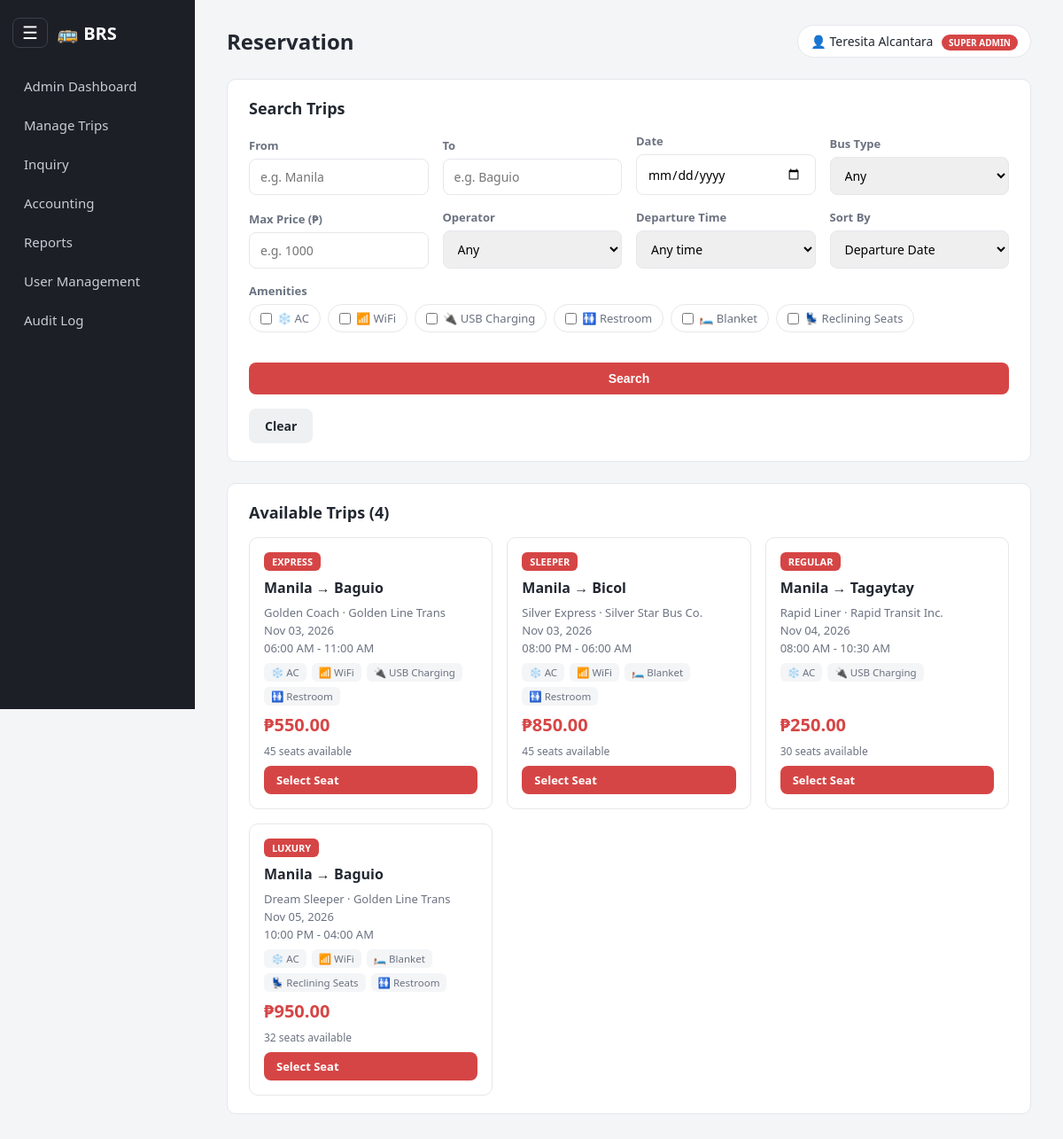
/reservation.php (signed in), run on the app's committed database.
### tables this page shows
CREATE TABLE IF NOT EXISTS users (
    id INT AUTO_INCREMENT PRIMARY KEY,
    username VARCHAR(100) NOT NULL,
    email VARCHAR(150) NOT NULL UNIQUE,
    phone VARCHAR(20) DEFAULT NULL UNIQUE,           
    password VARCHAR(255) NOT NULL,
    role ENUM('user','admin','superadmin') NOT NULL DEFAULT 'user',    
    remember_token VARCHAR(255) DEFAULT NULL,
    created_at TIMESTAMP DEFAULT CURRENT_TIMESTAMP
);

CREATE TABLE IF NOT EXISTS trips (
    id INT AUTO_INCREMENT PRIMARY KEY,
    bus_id INT NOT NULL,
    origin VARCHAR(100) NOT NULL,
    destination VARCHAR(100) NOT NULL,
    travel_date DATE NOT NULL,
    departure_time TIME NOT NULL,
    arrival_time TIME NOT NULL,
    fare DECIMAL(10,2) NOT NULL,
    available_seats INT NOT NULL,
    bus_type ENUM('Express','Sleeper','Luxury','Regular') NOT NULL DEFAULT 'Regular',
    amenities VARCHAR(255) DEFAULT 'AC,USB Charging',
    pickup_points VARCHAR(255) NOT NULL DEFAULT 'Main Terminal',
    dropoff_points VARCHAR(255) NOT NULL DEFAULT 'Main Terminal',
    origin_terminal_id INT DEFAULT NULL,
    destination_terminal_id INT DEFAULT NULL,
    FOREIGN KEY (bus_id) REFERENCES buses(id) ON DELETE CASCADE
);

CREATE TABLE IF NOT EXISTS buses (
    id INT AUTO_INCREMENT PRIMARY KEY,
    bus_number VARCHAR(50) NOT NULL,
    bus_name VARCHAR(100) NOT NULL,
    operator VARCHAR(100) NOT NULL DEFAULT 'Bus Reservation System',
    seat_capacity INT NOT NULL DEFAULT 45,
    seat_layout ENUM('2x2','2x1') NOT NULL DEFAULT '2x2',
    decks ENUM('Single','Double') NOT NULL DEFAULT 'Single'
);

### includes/auth.php (called while the page is built, shortened)
<?php
function refreshSignedInUser($conn) {
    $stmt = $conn->prepare("SELECT username, role FROM users WHERE id = ?");
    $stmt->bind_param("i", $_SESSION['user_id']);
    $stmt->execute();
    $user = $stmt->get_result()->fetch_assoc();
}
if (isset($_SESSION['user_id'])) {
    require_once __DIR__ . '/db.php';
    refreshSignedInUser($conn);
}
function currentRole() { return $_SESSION['role'] ?? 'user'; }
function isStaffRole($role) { return $role === 'admin' || $role === 'superadmin'; }
function isStaff() { return isStaffRole(currentRole()); }
function isSuperAdmin() { return currentRole() === 'superadmin'; }
function roleLabel($role) {
    return ['superadmin' => 'Super Admin', 'admin' => 'Admin'][$role] ?? 'User';
}
?>

### includes/helpers.php (called while the page is built, shortened)
<?php
function amenityIcon($amenity) {
    $map = [
        'AC' => '❄️', 'WiFi' => '📶', 'USB Charging' => '🔌', 'Restroom' => '🚻',
        'Blanket' => '🛏️', 'Reclining Seats' => '💺',
    ];
    return $map[$amenity] ?? '✔️';
}
?>

### reservation.php (the view, shortened to what this page needs)
<?php
require_once 'includes/auth.php';
require_once 'includes/db.php';
require_once 'includes/helpers.php';
$pageTitle = "Reservation";
$origin = $_GET['origin'] ?? '';
$destination = $_GET['destination'] ?? '';
$date = $_GET['date'] ?? '';
$maxPrice = $_GET['max_price'] ?? '';
$selectedAmenities = array_values(array_intersect((array) ($_GET['amenities'] ?? []), FILTER_AMENITIES));
$sortBy = $_GET['sort'] ?? 'date';
$sql = "SELECT t.id, b.bus_name, b.operator, t.origin, t.destination, t.travel_date, t.departure_time, t.arrival_time,
               t.fare, t.available_seats, t.bus_type, t.amenities
        FROM trips t JOIN buses b ON t.bus_id = b.id
        WHERE t.travel_date >= CURDATE()";
switch ($sortBy) {
    default: $sql .= " ORDER BY t.travel_date ASC, t.departure_time ASC";
}
$stmt = $conn->prepare($sql);
$stmt->execute();
$trips = $stmt->get_result();
include 'includes/header.php';
?>
<section class="panel">
    <div class="panel-head"><h2>Search Trips</h2></div>
    <form method="GET" action="reservation.php" class="inline-form">
        <div class="form-field">
            <label>From</label>
            <input type="text" name="origin" value="<?php echo htmlspecialchars($origin); ?>" placeholder="e.g. Manila">
        </div>
        <div class="form-field">
            <label>To</label>
            <input type="text" name="destination" value="<?php echo htmlspecialchars($destination); ?>" placeholder="e.g. Baguio">
        </div>
        <div class="form-field">
            <label>Date</label>
            <input type="date" name="date" value="<?php echo htmlspecialchars($date); ?>">
        </div>
        <div class="form-field">
            <label>Bus Type</label>
            <select name="bus_type">
                <option value="">Any</option>
            </select>
        </div>
        <div class="form-field">
            <label>Max Price (₱)</label>
            <input type="number" name="max_price" value="<?php echo htmlspecialchars($maxPrice); ?>" placeholder="e.g. 1000">
        </div>
        <div class="form-field">
            <label>Operator</label>
            <select name="operator">
                <option value="">Any</option>
            </select>
        </div>
        <div class="form-field">
            <label>Departure Time</label>
            <select name="depart_time">
                <option value="">Any time</option>
            </select>
        </div>
        <div class="form-field">
            <label>Sort By</label>
            <select name="sort">
                <option value="date" <?php echo $sortBy === 'date' ? 'selected' : ''; ?>>Departure Date</option>
            </select>
        </div>
        <div class="form-field amenity-filter">
            <label>Amenities</label>
            <div class="amenity-options">
                <?php foreach (FILTER_AMENITIES as $a): ?>
                    <label class="amenity-option">
                        <input type="checkbox" name="amenities[]" value="<?php echo htmlspecialchars($a); ?>" <?php echo in_array($a, $selectedAmenities, true) ? 'checked' : ''; ?>>
                        <?php echo amenityIcon($a); ?> <?php echo htmlspecialchars($a); ?>
                    </label>
                <?php endforeach; ?>
            </div>
        </div>
        <button type="submit" class="btn-primary">Search</button>
        <a href="reservation.php" class="btn-secondary">Clear</a>
    </form>
</section>
<section class="panel">
    <div class="panel-head"><h2>Available Trips (<?php echo $trips->num_rows; ?>)</h2></div>
    <div class="trip-grid">
        <?php if ($trips->num_rows === 0): ?>
            <p class="empty-row">No trips match your search. Try adjusting your filters.</p>
        <?php else: while ($t = $trips->fetch_assoc()): ?>
            <div class="trip-card">
                <div class="trip-type-badge"><?php echo htmlspecialchars($t['bus_type']); ?></div>
                <div class="trip-route"><?php echo htmlspecialchars($t['origin']); ?> → <?php echo htmlspecialchars($t['destination']); ?></div>
                <div class="trip-meta">
                    <span><?php echo htmlspecialchars($t['bus_name']); ?> · <?php echo htmlspecialchars($t['operator']); ?></span>
                    <span><?php echo date('M d, Y', strtotime($t['travel_date'])); ?></span>
                    <span><?php echo date('h:i A', strtotime($t['departure_time'])); ?> - <?php echo date('h:i A', strtotime($t['arrival_time'])); ?></span>
                </div>
                <div class="trip-amenities">
                    <?php foreach (array_filter(explode(',', $t['amenities'])) as $a): ?>
                        <span class="amenity-chip"><?php echo amenityIcon(trim($a)); ?> <?php echo htmlspecialchars(trim($a)); ?></span>
                    <?php endforeach; ?>
                </div>
                <div class="trip-card-footer">
                    <div class="trip-fare">₱<?php echo number_format($t['fare'], 2); ?></div>
                    <div class="trip-seats"><?php echo $t['available_seats']; ?> seats available</div>
                    <?php if ($t['available_seats'] > 0): ?>
                        <a href="seat_selection.php?trip_id=<?php echo $t['id']; ?>" class="btn-primary btn-small">Select Seat</a>
                    <?php else: ?>
                        <button class="btn-primary btn-small" disabled>Fully Booked</button>
                    <?php endif; ?>
                </div>
            </div>
        <?php endwhile; endif; ?>
    </div>
</section>
<?php include 'includes/footer.php'; ?>

### includes/header.php (shortened to what this page needs)
<!DOCTYPE html>
<html lang="en">
<head>
<link rel="stylesheet" href="css/style.css?v=<?php echo filemtime(__DIR__ . '/../css/style.css'); ?>">
</head>
<body>
<div class="layout">
    <aside class="sidebar">
        <div class="sidebar-brand">🚌 BRS</div>
        <button type="button" class="sidebar-toggle" id="sidebarToggle" aria-label="Menu" aria-expanded="false">☰</button>
        <div class="sidebar-menu" id="sidebarMenu">
        <nav>
            <?php $currentPage = basename($_SERVER['PHP_SELF']); ?>
            <?php if (isStaff()): ?>
                <a href="admin_dashboard.php" class="<?php echo $currentPage == 'admin_dashboard.php' ? 'active' : ''; ?>">Admin Dashboard</a>
                <a href="manage_trips.php" class="<?php echo $currentPage == 'manage_trips.php' ? 'active' : ''; ?>">Manage Trips</a>
                <a href="inquiry.php" class="<?php echo $currentPage == 'inquiry.php' ? 'active' : ''; ?>">Inquiry</a>
                <a href="accounting.php" class="<?php echo $currentPage == 'accounting.php' ? 'active' : ''; ?>">Accounting</a>
                <a href="reports.php" class="<?php echo $currentPage == 'reports.php' ? 'active' : ''; ?>">Reports</a>
                <?php if (isSuperAdmin()): ?>
                    <a href="user_management.php" class="<?php echo $currentPage == 'user_management.php' ? 'active' : ''; ?>">User Management</a>
                    <a href="audit_log.php" class="<?php echo $currentPage == 'audit_log.php' ? 'active' : ''; ?>">Audit Log</a>
                <?php endif; ?>
            <?php endif; ?>
        </nav>
        </div>
    </aside>
    <main class="content">
        <header class="topbar">
            <h1><?php echo isset($pageTitle) ? $pageTitle : ''; ?></h1>
            <span class="user-chip">👤 <?php echo htmlspecialchars($_SESSION['username'] ?? ''); ?> <span class="role-tag"><?php echo roleLabel(currentRole()); ?></span></span>
        </header>

### data on the page
users: role "SUPER ADMIN"
trips: bus_type "EXPRESS", origin "Manila", destination "Baguio", bus.bus_name "Golden Coach", bus.operator "Golden Line Trans", travel_date "Nov 03, 2026", departure_time "06:00 AM", arrival_time "11:00 AM", amenities "❄️", amenities "AC", amenities "📶", amenities "WiFi", amenities "🔌", amenities "USB Charging", amenities "🚻", amenities "Restroom", fare "550.00", available_seats "45"
trips: bus_type "SLEEPER", origin "Manila", destination "Bicol", bus.bus_name "Silver Express", bus.operator "Silver Star Bus Co.", travel_date "Nov 03, 2026", departure_time "08:00 PM", arrival_time "06:00 AM", amenities "❄️", amenities "AC", amenities "📶", amenities "WiFi", amenities "🛏️", amenities "Blanket", amenities "🚻", amenities "Restroom", fare "850.00", available_seats "45"
trips: bus_type "REGULAR", origin "Manila", destination "Tagaytay", bus.bus_name "Rapid Liner", bus.operator "Rapid Transit Inc.", travel_date "Nov 04, 2026", departure_time "08:00 AM", arrival_time "10:30 AM", amenities "❄️", amenities "AC", amenities "🔌", amenities "USB Charging", fare "250.00", available_seats "30"
trips: bus_type "LUXURY", origin "Manila", destination "Baguio", bus.bus_name "Dream Sleeper", bus.operator "Golden Line Trans", travel_date "Nov 05, 2026", departure_time "10:00 PM", arrival_time "04:00 AM", amenities "❄️", amenities "AC", amenities "📶", amenities "WiFi", amenities "🛏️", amenities "Blanket", amenities "💺", amenities "Reclining Seats", amenities "🚻", amenities "Restroom", fare "950.00", available_seats "32"

### other printed values
$pageTitle "Reservation"
$_SESSION['username'] "Teresita Alcantara"
amenityIcon($a) "❄️"
$a "AC"
amenityIcon($a) "📶"
$a "WiFi"
amenityIcon($a) "🔌"
$a "USB Charging"
amenityIcon($a) "🚻"
$a "Restroom"
amenityIcon($a) "🛏️"
$a "Blanket"
amenityIcon($a) "💺"
$a "Reclining Seats"
$trips->num_rows "4"
